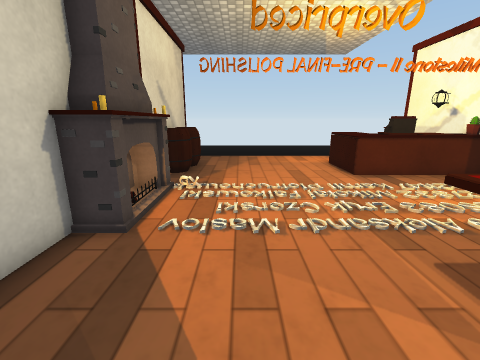
View 1 (above)

15 first-person views from a walk through a scene from a Unity 3-D project. The camera is 1.3 m above the floor, tilts 14° down and sees 90° across. The floor is counted in squares, 0.5 m on a side. Each view is taken from the middle of a square. On the plan, view 1 faces up. The plan holds only what a view shows up to about 17 squares ahead; the rest is blank. The place goes on beyond the plan. The player character is not drawn. Some animated figures are not drawn. Some surface patterns are stand-ins.

View 2
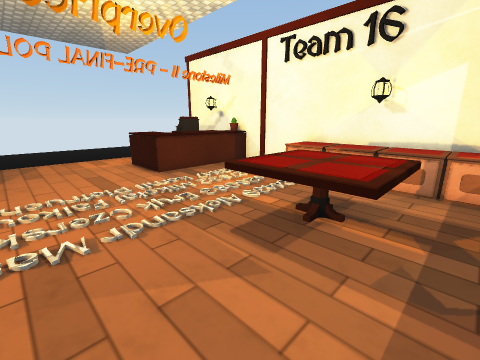

View 3
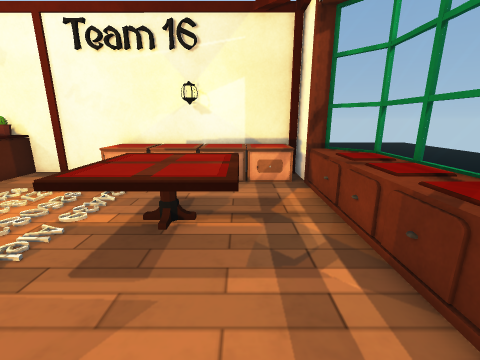

View 4
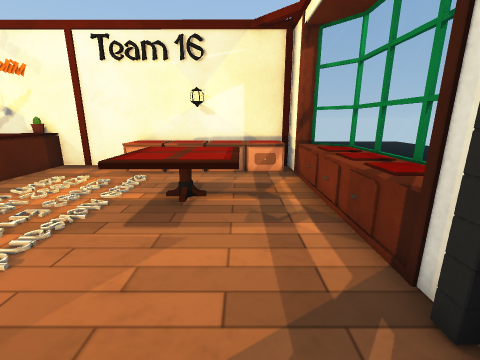

View 5
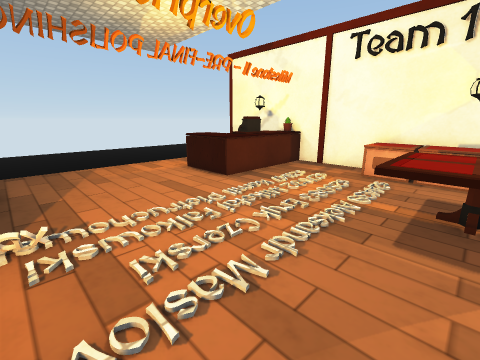

View 6
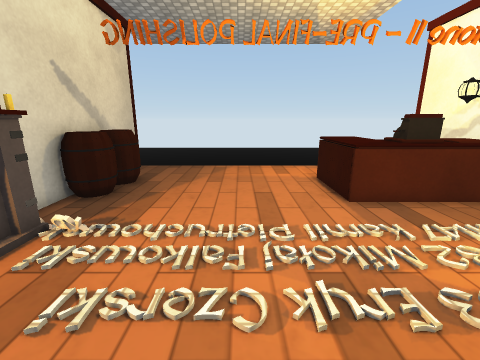

View 7
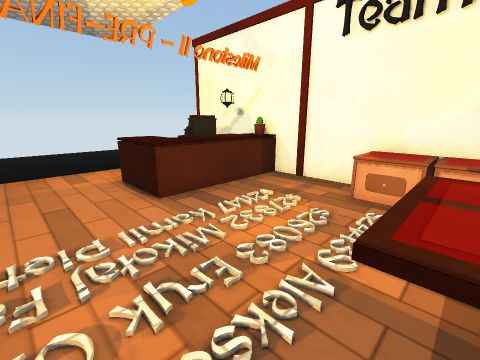

View 8
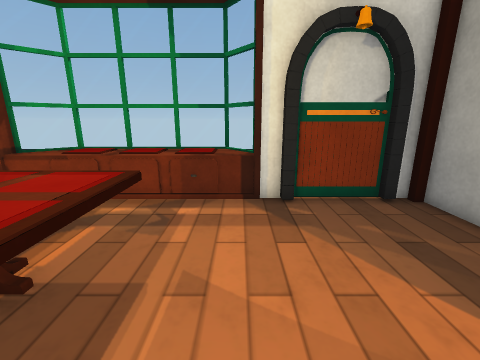

View 9
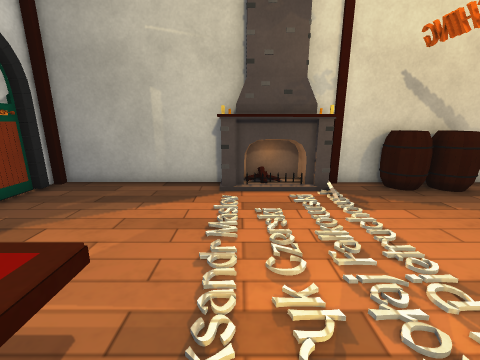

View 10
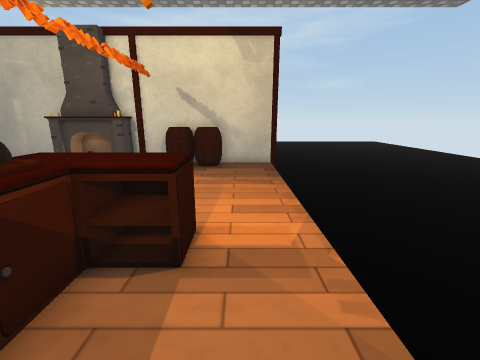

View 11
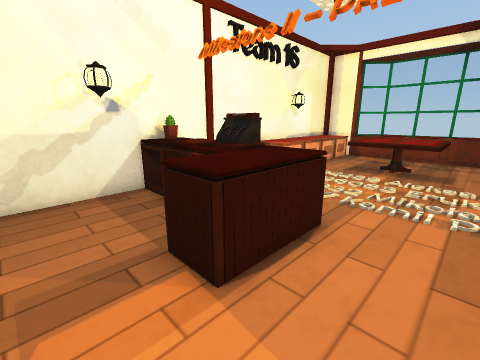

View 12
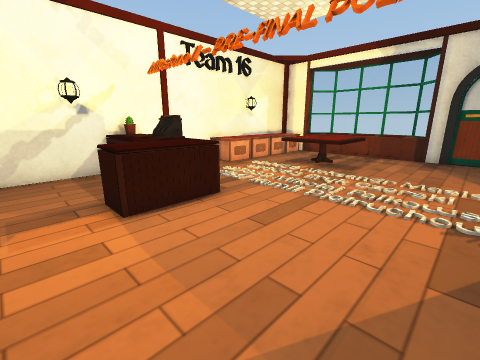

View 13
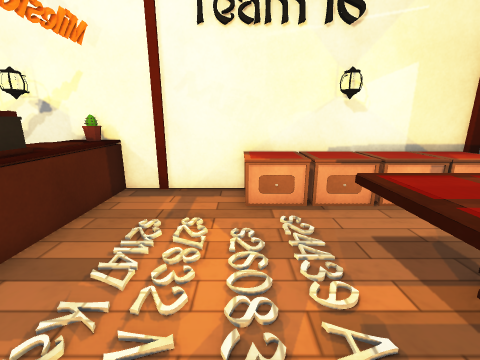

View 14
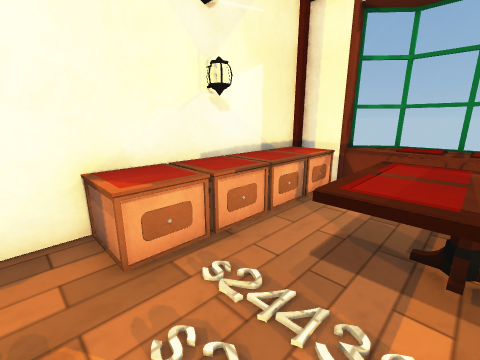

View 15
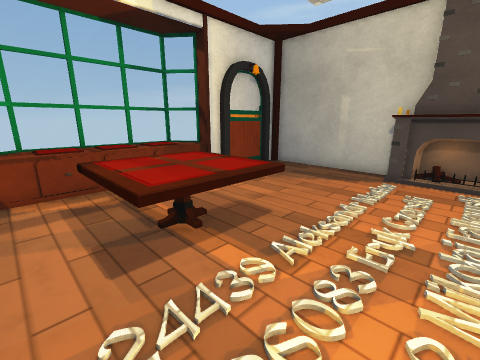

### Floor plan
Key: @ floor where view 1 was taken; # wall or solid block; . floor; ^ raised ledge; v drop or lower ground; O other object.
Columns run from 4 left of view 1 to 12 right of it. Each row starts with its distance up from view 1.
 18 vvvvvvvvvvvvvv  v
 17 #...............#
 16 #...............#
 15 #O........OO....#
 14 #OO.......OO....#
 13 #O........OOOOOO#
 12 #O........OOO OO#
 11 #.........OOOOOO#
 10 #...............#
  9 OO..............#
  8 OO..............#
  7 OO............OO#
  6 OO............OOO
  5 #O......OOOOO.OO#
  4 #.......OOOOO.OOO
  3 #.......OOOOO.OOO
  2 #.......OOOOO.OOO
  1 #.......OOOOO.OO#
  0 #...@.........OOO
 -1 ##............OO#
 -2 v#####^^^^^^^^^##
 -3      v^^^^^^^^v
 -4       v######v

Positions as (right, up) in squares from view 1, and headings:
1: (0, 0), facing up
2: (0, 0), facing up-right
3: (0, 1), facing right
4: (-2, 1), facing right
5: (-2, 3), facing up-right
6: (2, 4), facing up
7: (2, 4), facing up-right
8: (2, 6), facing down
9: (6, 6), facing left
10: (11, 16), facing left
11: (3, 17), facing down-right
12: (-1, 17), facing down-right
13: (3, 7), facing right
14: (6, 8), facing down-right
15: (9, 8), facing down-left
